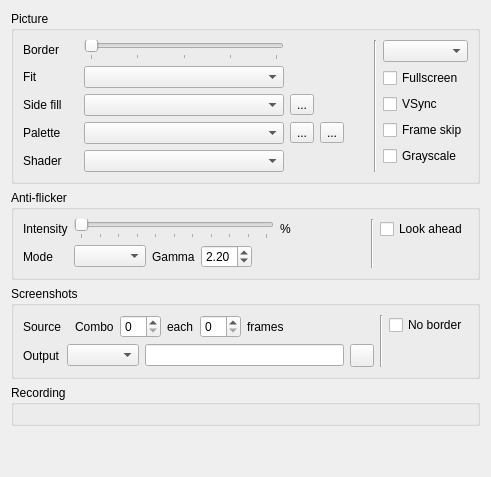
       <widget class="QWidget" name="tab2">
        <layout class="QHBoxLayout" name="horizontalLayout_27">
         <item>
          <layout class="QVBoxLayout" name="verticalLayout_24">
           <item>
            <widget class="xIconGroup" name="vidViewGBox">
             <property name="title">
              <string>Picture</string>
             </property>
             <layout class="QHBoxLayout" name="horizontalLayout_pic">
              <item>
               <layout class="QGridLayout" name="gridLayout_2" columnstretch="0,0,1" columnminimumwidth="55,0,0">
               <item row="0" column="0">
                <widget class="QLabel" name="label_3">
                 <property name="toolTip">
                  <string>How much border is shown around the screen</string>
                 </property>
                 <property name="text">
                  <string>Border</string>
                 </property>
                </widget>
               </item>
               <item row="0" column="1">
                <widget class="xSlider" name="bszsld">
                 <property name="minimumSize">
                  <size>
                   <width>200</width>
                   <height>0</height>
                  </size>
                 </property>
                 <property name="maximumSize">
                  <size>
                   <width>200</width>
                   <height>16777215</height>
                  </size>
                 </property>
                   <property name="toolTip">
                    <string>How much border is shown around the screen</string>
                   </property>
                   <property name="maximum">
                    <number>4</number>
                   </property>
                   <property name="pageStep">
                    <number>1</number>
                   </property>
                   <property name="orientation">
                    <enum>Qt::Horizontal</enum>
                   </property>
                   <property name="tickPosition">
                    <enum>QSlider::TicksBelow</enum>
                   </property>
                   <property name="tickInterval">
                    <number>1</number>
                   </property>
                </widget>
               </item>
               <item row="0" column="2">
                <widget class="QLabel" name="bszlab">
                 <property name="text">
                  <string/>
                 </property>
                </widget>
               </item>
               <item row="1" column="0">
                <widget class="QLabel" name="labFit">
                 <property name="text">
                  <string>Fit</string>
                 </property>
                </widget>
               </item>
               <item row="1" column="1">
                <widget class="QComboBox" name="cbFit">
                 <property name="minimumSize">
                  <size>
                   <width>200</width>
                   <height>0</height>
                  </size>
                 </property>
                 <property name="maximumSize">
                  <size>
                   <width>200</width>
                   <height>16777215</height>
                  </size>
                 </property>
                 <property name="toolTip">
                  <string>Fullscreen, a maximized or resized window: the picture's shape</string>
                 </property>
                </widget>
               </item>
               <item row="2" column="0">
                <widget class="QLabel" name="labSideFill">
                 <property name="text">
                  <string>Side fill</string>
                 </property>
                </widget>
               </item>
               <item row="2" column="1">
                <widget class="QComboBox" name="cbSideFill">
                 <property name="minimumSize">
                  <size>
                   <width>200</width>
                   <height>0</height>
                  </size>
                 </property>
                 <property name="maximumSize">
                  <size>
                   <width>200</width>
                   <height>16777215</height>
                  </size>
                 </property>
                 <property name="toolTip">
                  <string>What fills the room beside a fitted picture</string>
                 </property>
                </widget>
               </item>
               <item row="2" column="2">
                <widget class="QToolButton" name="tbSideFill">
                 <property name="toolTip">
                  <string>How soft and bright the side fill is</string>
                 </property>
                 <property name="text">
                  <string>...</string>
                 </property>
                 <property name="icon">
                  <iconset resource="../xpeccy.qrc">
                   <normaloff>:/images/settings.png</normaloff>:/images/settings.png</iconset>
                 </property>
                </widget>
               </item>
               <item row="3" column="0">
                <widget class="QLabel" name="labPalPreset">
                 <property name="text">
                  <string>Palette</string>
                 </property>
                </widget>
               </item>
               <item row="3" column="1">
                <widget class="QComboBox" name="cbPalPreset">
                 <property name="minimumSize">
                  <size>
                   <width>200</width>
                   <height>0</height>
                  </size>
                 </property>
                 <property name="maximumSize">
                  <size>
                   <width>200</width>
                   <height>16777215</height>
                  </size>
                 </property>
                 <property name="toolTip">
                  <string>Colors the picture is drawn with</string>
                 </property>
                </widget>
               </item>
               <item row="3" column="2">
                <layout class="QHBoxLayout" name="horizontalLayout_40">
                 <item>
                  <widget class="QToolButton" name="tbPalEdit">
                   <property name="toolTip">
                    <string>Edit the palette</string>
                   </property>
                   <property name="text">
                    <string>...</string>
                   </property>
                   <property name="icon">
                    <iconset resource="../xpeccy.qrc">
                     <normaloff>:/images/edit.png</normaloff>:/images/edit.png</iconset>
                   </property>
                  </widget>
                 </item>
                 <item>
                  <widget class="QToolButton" name="tbPalRestore">
                   <property name="toolTip">
                    <string>Drop your changes and take the palette as it ships</string>
                   </property>
                   <property name="text">
                    <string>...</string>
                   </property>
                   <property name="icon">
                    <iconset resource="../xpeccy.qrc">
                     <normaloff>:/images/refresh.png</normaloff>:/images/refresh.png</iconset>
                   </property>
                  </widget>
                 </item>
                 <item>
                  <spacer name="spacerPalBtn">
                   <property name="orientation">
                    <enum>Qt::Horizontal</enum>
                   </property>
                   <property name="sizeHint" stdset="0">
                    <size>
                     <width>0</width>
                     <height>0</height>
                    </size>
                   </property>
                  </spacer>
                 </item>
                </layout>
               </item>
               <item row="4" column="0">
                <widget class="QLabel" name="labShader">
                 <property name="text">
                  <string>Shader</string>
                 </property>
                </widget>
               </item>
               <item row="4" column="1">
                <widget class="QComboBox" name="cbShader">
                 <property name="minimumSize">
                  <size>
                   <width>200</width>
                   <height>0</height>
                  </size>
                 </property>
                 <property name="maximumSize">
                  <size>
                   <width>200</width>
                   <height>16777215</height>
                  </size>
                 </property>
                 <property name="toolTip">
                  <string>Post-processing shader</string>
                 </property>
                </widget>
               </item>
               </layout>
              </item>
              <item>
               <spacer name="horizontalSpacer_pic">
                <property name="orientation">
                 <enum>Qt::Horizontal</enum>
                </property>
                <property name="sizeHint" stdset="0">
                 <size>
                  <width>24</width>
                  <height>20</height>
                 </size>
                </property>
               </spacer>
              </item>
              <item>
               <widget class="QWidget" name="picRight" native="true">
                <layout class="QHBoxLayout" name="picRightLayout">
                 <property name="leftMargin"><number>0</number></property>
                 <property name="topMargin"><number>0</number></property>
                 <property name="rightMargin"><number>0</number></property>
                 <property name="bottomMargin"><number>0</number></property>
                 <item>
                  <widget class="Line" name="picLine">
                   <property name="orientation">
                    <enum>Qt::Vertical</enum>
                   </property>
                  </widget>
                 </item>
                 <item>
                   <layout class="QVBoxLayout" name="verticalLayout_23">
                    <property name="leftMargin">
                     <number>0</number>
                    </property>
                    <property name="topMargin">
                     <number>0</number>
                    </property>
                    <property name="rightMargin">
                     <number>0</number>
                    </property>
                    <property name="bottomMargin">
                     <number>0</number>
                    </property>
                    <item>
                     <widget class="QComboBox" name="cbScale">
                      <property name="toolTip">
                       <string>Window size: screen pixels per emulated pixel.
Integer scaling, so every pixel is the same size</string>
                      </property>
                     </widget>
                    </item>
                    <item>
                     <widget class="QCheckBox" name="cbFullscreen">
                      <property name="text">
                       <string>Fullscreen</string>
                      </property>
                     </widget>
                    </item>
                    <item>
                     <widget class="QCheckBox" name="cbVSync">
                      <property name="toolTip">
                       <string>No tearing; a machine near the screen's rate runs at it</string>
                      </property>
                      <property name="text">
                       <string>VSync</string>
                      </property>
                     </widget>
                    </item>
                    <item>
                     <widget class="QCheckBox" name="cbFrameSkip">
                      <property name="toolTip">
                       <string>A computer too slow for the machine leaves a frame undrawn now and then, and the machine keeps its speed</string>
                      </property>
                      <property name="text">
                       <string>Frame skip</string>
                      </property>
                     </widget>
                    </item>
                    <item>
                     <widget class="QCheckBox" name="grayscale">
                      <property name="toolTip">
                       <string>Draw the picture in shades of gray</string>
                      </property>
                      <property name="text">
                       <string>Grayscale</string>
                      </property>
                     </widget>
                    </item>
                    <item>
                     <spacer name="verticalSpacer_pic">
                      <property name="orientation">
                       <enum>Qt::Vertical</enum>
                      </property>
                      <property name="sizeHint" stdset="0">
                       <size>
                        <width>20</width>
                        <height>5</height>
                       </size>
                      </property>
                     </spacer>
                    </item>
                   </layout>
                 </item>
                </layout>
               </widget>
              </item>
             </layout>
            </widget>
           </item>
           <item>
            <widget class="xIconGroup" name="antiflickerGBox">
             <property name="title">
              <string>Anti-flicker</string>
             </property>
             <layout class="QHBoxLayout" name="afLayout">
              <item>
               <layout class="QGridLayout" name="antiFlickerGridLayout" columnstretch="0,0,1">
                <item row="0" column="0">
                 <widget class="QLabel" name="label_12">
                  <property name="toolTip">
                   <string>How much of the frames before is left in the picture</string>
                  </property>
                  <property name="text">
                   <string>Intensity</string>
                  </property>
                 </widget>
                </item>
                <item row="0" column="1">
                 <widget class="xSlider" name="sldNoflic">
                  <property name="minimumSize">
                   <size>
                    <width>200</width>
                    <height>0</height>
                   </size>
                  </property>
                  <property name="maximumSize">
                   <size>
                    <width>200</width>
                    <height>16777215</height>
                   </size>
                  </property>
                  <property name="toolTip">
                   <string>How much of the frames before is left in the picture</string>
                  </property>
                  <property name="maximum">
                   <number>50</number>
                  </property>
                  <property name="orientation">
                   <enum>Qt::Horizontal</enum>
                  </property>
                  <property name="tickPosition">
                   <enum>QSlider::TicksBelow</enum>
                  </property>
                  <property name="tickInterval">
                   <number>5</number>
                  </property>
                 </widget>
                </item>
                <item row="0" column="2">
                 <widget class="QLabel" name="labNoflic">
                  <property name="text">
                   <string>%</string>
                  </property>
                 </widget>
                </item>
                <item row="1" column="0">
                 <widget class="QLabel" name="antiflickerModeLabel">
                  <property name="toolTip">
                   <string>Blending method:
2-frames (Gigascreen)
3-frames (3Color)</string>
                  </property>
                  <property name="text">
                   <string>Mode</string>
                  </property>
                 </widget>
                </item>
                <item row="1" column="1" colspan="2">
                 <layout class="QHBoxLayout" name="afModeLayout">
                  <item>
                   <widget class="QComboBox" name="cbNoflicMode">
                    <property name="toolTip">
                     <string>Blending method:
2-frames (Gigascreen)
3-frames (3Color)</string>
                    </property>
                   </widget>
                  </item>
                  <item>
                   <widget class="QLabel" name="antiflickerGammaLabel">
                    <property name="toolTip">
                     <string>Gamma the frames are blended with. Typical: 1.8-2.4
(2.2 is close to a CRT, 1.0 blends linearly)</string>
                    </property>
                    <property name="text">
                     <string>Gamma</string>
                    </property>
                   </widget>
                  </item>
                  <item>
                   <widget class="QDoubleSpinBox" name="sbNoflicGamma">
                    <property name="toolTip">
                     <string>Gamma the frames are blended with. Typical: 1.8-2.4
(2.2 is close to a CRT, 1.0 blends linearly)</string>
                    </property>
                    <property name="decimals">
                     <number>2</number>
                    </property>
                    <property name="minimum">
                     <double>1.000000000000000</double>
                    </property>
                    <property name="maximum">
                     <double>3.000000000000000</double>
                    </property>
                    <property name="singleStep">
                     <double>0.100000000000000</double>
                    </property>
                    <property name="value">
                     <double>2.200000000000000</double>
                    </property>
                   </widget>
                  </item>
                  <item>
                   <spacer name="afModeSpacer">
                    <property name="orientation">
                     <enum>Qt::Horizontal</enum>
                    </property>
                    <property name="sizeHint" stdset="0">
                     <size>
                      <width>0</width>
                      <height>0</height>
                     </size>
                    </property>
                   </spacer>
                  </item>
                 </layout>
                </item>
               </layout>
              </item>
              <item>
               <spacer name="afSpacer">
                <property name="orientation">
                 <enum>Qt::Horizontal</enum>
                </property>
                <property name="sizeHint" stdset="0">
                 <size>
                  <width>24</width>
                  <height>0</height>
                 </size>
                </property>
               </spacer>
              </item>
              <item>
               <widget class="QWidget" name="afRight" native="true">
                <layout class="QHBoxLayout" name="afRightLayout">
                 <property name="leftMargin"><number>0</number></property>
                 <property name="topMargin"><number>0</number></property>
                 <property name="rightMargin"><number>0</number></property>
                 <property name="bottomMargin"><number>0</number></property>
                 <item>
                  <widget class="Line" name="afLine">
                   <property name="orientation">
                    <enum>Qt::Vertical</enum>
                   </property>
                  </widget>
                 </item>
                 <item>
                  <layout class="QVBoxLayout" name="afColumn">
                   <item>
                    <widget class="QCheckBox" name="cbNoflicAhead">
                     <property name="toolTip">
                      <string>Adaptive modes: frames run ahead to catch a flicker as it starts</string>
                     </property>
                     <property name="text">
                      <string>Look ahead</string>
                     </property>
                    </widget>
                   </item>
                   <item>
                    <spacer name="afColSpacer">
                     <property name="orientation">
                      <enum>Qt::Vertical</enum>
                     </property>
                     <property name="sizeHint" stdset="0">
                      <size>
                       <width>0</width>
                       <height>0</height>
                      </size>
                     </property>
                    </spacer>
                   </item>
                  </layout>
                 </item>
                </layout>
               </widget>
              </item>
             </layout>
            </widget>
           </item>
           <item>
            <widget class="xIconGroup" name="groupBox">
             <property name="title">
              <string>Screenshots</string>
             </property>
             <layout class="QHBoxLayout" name="horizontalLayout_22">
              <item>
               <layout class="QGridLayout" name="gridLayout_3" columnstretch="0,1">
                <item row="1" column="0">
                 <widget class="QLabel" name="label_13">
                  <property name="text">
                   <string>Output</string>
                  </property>
                 </widget>
                </item>
                <item row="1" column="1">
                 <layout class="QHBoxLayout" name="horizontalLayout_24">
                  <item>
                   <widget class="QComboBox" name="ssfbox">
                    <property name="toolTip">
                     <string>File format screenshots are saved in</string>
                    </property>
                   </widget>
                  </item>
                  <item>
                   <widget class="QLineEdit" name="pathle">
                    <property name="toolTip">
                     <string>Folder screenshots are saved in</string>
                    </property>
                    <property name="readOnly">
                     <bool>true</bool>
                    </property>
                   </widget>
                  </item>
                  <item>
                   <widget class="QToolButton" name="pathtb">
                    <property name="toolTip">
                     <string>Pick the folder</string>
                    </property>
                    <property name="icon">
                     <iconset resource="../xpeccy.qrc">
                      <normaloff>:/images/fileopen.png</normaloff>:/images/fileopen.png</iconset>
                    </property>
                   </widget>
                  </item>
                 </layout>
                </item>
                <item row="0" column="0">
                 <widget class="QLabel" name="label_5">
                  <property name="text">
                   <string>Source</string>
                  </property>
                 </widget>
                </item>
                <item row="0" column="1">
                 <layout class="QHBoxLayout" name="horizontalLayout_3">
                  <item>
                   <spacer name="ssFmtSpacer">
                    <property name="orientation">
                     <enum>Qt::Horizontal</enum>
                    </property>
                    <property name="sizeType">
                     <enum>QSizePolicy::Fixed</enum>
                    </property>
                    <property name="sizeHint" stdset="0">
                     <size>
                      <width>8</width>
                      <height>0</height>
                     </size>
                    </property>
                   </spacer>
                  </item>
                  <item>
                   <widget class="QLabel" name="label_7">
                    <property name="text">
                     <string>Combo</string>
                    </property>
                   </widget>
                  </item>
                  <item>
                   <widget class="QSpinBox" name="scntbox">
                    <property name="toolTip">
                     <string>How many screenshots one key press takes</string>
                    </property>
                   </widget>
                  </item>
                  <item>
                   <widget class="QLabel" name="label_6">
                    <property name="text">
                     <string>each</string>
                    </property>
                   </widget>
                  </item>
                  <item>
                   <widget class="QSpinBox" name="sintbox">
                    <property name="toolTip">
                     <string>Frames between the screenshots of a combo</string>
                    </property>
                   </widget>
                  </item>
                  <item>
                   <widget class="QLabel" name="label_34">
                    <property name="text">
                     <string>frames</string>
                    </property>
                   </widget>
                  </item>
                  <item>
                   <spacer name="horizontalSpacer_5">
                    <property name="orientation">
                     <enum>Qt::Horizontal</enum>
                    </property>
                    <property name="sizeHint" stdset="0">
                     <size>
                      <width>0</width>
                      <height>0</height>
                     </size>
                    </property>
                   </spacer>
                  </item>
                 </layout>
                </item>
               </layout>
              </item>
              <item>
               <widget class="QWidget" name="ssRight" native="true">
                <layout class="QHBoxLayout" name="ssRightLayout">
                 <property name="leftMargin"><number>0</number></property>
                 <property name="topMargin"><number>0</number></property>
                 <property name="rightMargin"><number>0</number></property>
                 <property name="bottomMargin"><number>0</number></property>
                 <item>
                  <widget class="Line" name="ssLine">
                   <property name="orientation">
                    <enum>Qt::Vertical</enum>
                   </property>
                  </widget>
                 </item>
                 <item>
                  <layout class="QVBoxLayout" name="ssColumn">
                   <item>
                    <widget class="QCheckBox" name="ssNoBord">
                     <property name="toolTip">
                      <string>Screen only, without the border</string>
                     </property>
                     <property name="text">
                      <string>No border</string>
                     </property>
                    </widget>
                   </item>
                   <item>
                    <spacer name="ssColSpacer">
                     <property name="orientation">
                      <enum>Qt::Vertical</enum>
                     </property>
                     <property name="sizeHint" stdset="0">
                      <size>
                       <width>0</width>
                       <height>0</height>
                      </size>
                     </property>
                    </spacer>
                   </item>
                  </layout>
                 </item>
                </layout>
               </widget>
              </item>
             </layout>
            </widget>
           </item>
           <item>
            <widget class="xIconGroup" name="gbRecording">
             <property name="title">
              <string>Recording</string>
             </property>
             <layout class="QVBoxLayout" name="verticalLayout_rec">
             </layout>
            </widget>
           </item>
           <item>
            <spacer name="verticalSpacer_11">
             <property name="orientation">
              <enum>Qt::Vertical</enum>
             </property>
             <property name="sizeHint" stdset="0">
              <size>
               <width>20</width>
               <height>40</height>
              </size>
             </property>
            </spacer>
           </item>
          </layout>
         </item>
        </layout>
       </widget>
